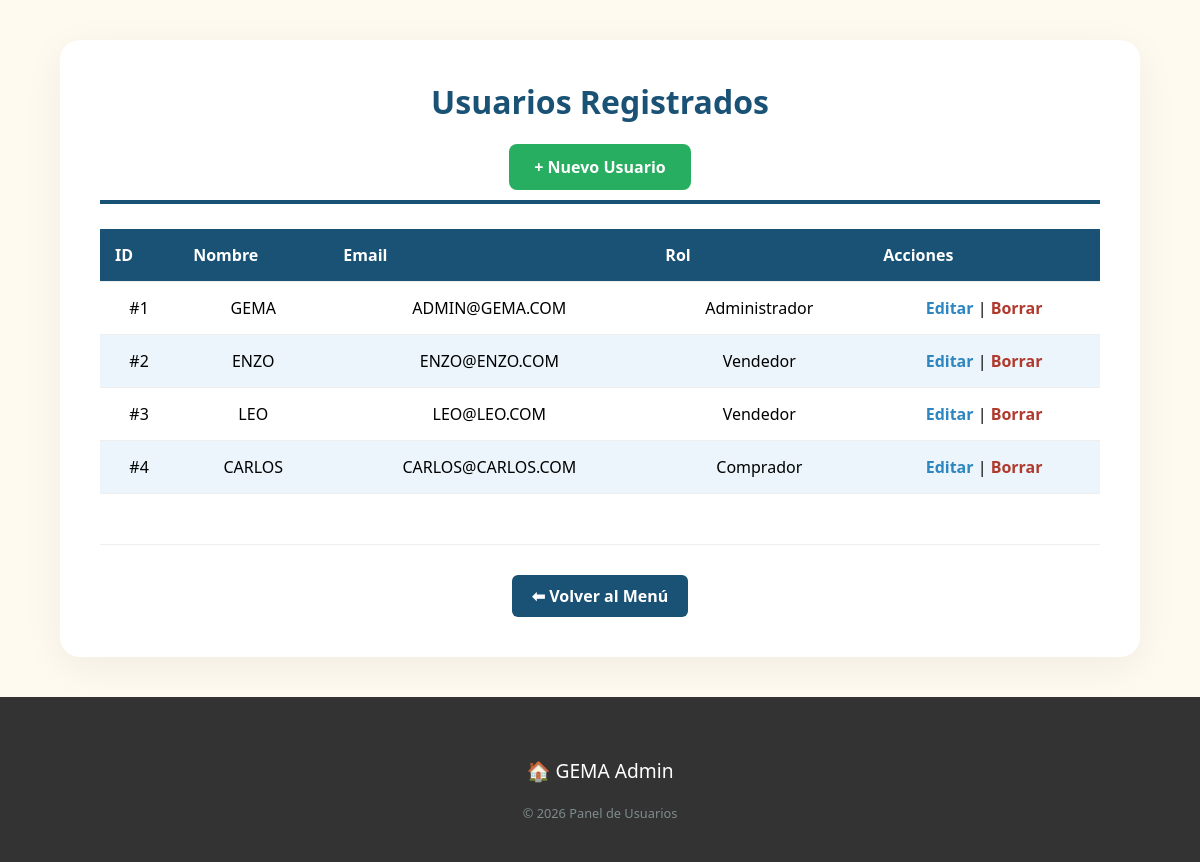
The app's page /administrador/usuarios/listar.php (signed in) with its own data.
### tables this page shows
CREATE TABLE `usuario` (
  `usuario_id` int(11) NOT NULL,
  `nombres` varchar(35) NOT NULL,
  `correo` varchar(100) NOT NULL,
  `clave` varchar(80) NOT NULL,
  `tipo_usuario` varchar(20) DEFAULT NULL
);

### administrador/usuarios/listar.php (the view, shortened to what this page needs)
<?php
require_once "../../config/conexion.php";
$res = mysqli_query($conn, "SELECT * FROM usuario");
$usuarios = mysqli_fetch_all($res, MYSQLI_ASSOC);
?>
<!DOCTYPE html>
<html lang="es">
<head>
    <link rel="stylesheet" href="../../css/estilos.css">
    <link rel="stylesheet" href="../../css/admin.css">
</head>
<body>
    <div class="caja-principal" style="max-width: 1000px;">
        <div class="admin-header">
            <h1 style="color: #1a5276;">Usuarios Registrados</h1>
            <a href="alta.php" class="boton-gema" style="background:#27ae60; width:auto;">+ Nuevo Usuario</a>
        </div>
        <table class="tabla-personalizada tabla-admin">
            <thead>
                <tr>
                    <th>ID</th>
                    <th>Nombre</th>
                    <th>Email</th>
                    <th>Rol</th>
                    <th>Acciones</th>
                </tr>
            </thead>
            <tbody>
                <?php foreach($usuarios as $u): ?>
                <tr>
                    <td>#<?php echo $u['usuario_id']; ?></td>
                    <td><?php echo htmlspecialchars($u['nombres']); ?></td>
                    <td><?php echo htmlspecialchars($u['correo']); ?></td>
                    <td>
                        <span class="etiqueta-rol rol-<?php echo $u['tipo_usuario']; ?>">
                            <?php echo ucfirst($u['tipo_usuario']); ?>
                        </span>
                    </td>
                    <td>
                        <a href="modificar.php?id=<?php echo $u['usuario_id']; ?>" class="enlace-editar">Editar</a>
                        |
                        <a href="baja.php?id=<?php echo $u['usuario_id']; ?>" class="enlace-borrar"
                            onclick="return confirm('¿Estás seguro de eliminar al usuario <?php echo $u['nombres']; ?>?')">Borrar</a>
                    </td>
                </tr>
                <?php endforeach; ?>
            </tbody>
        </table>
        <div class="separador-footer">
            <a href="../menu.php" class="boton-admin" style="text-decoration:none; display:inline-block; width:auto;">
                ⬅ Volver al Menú
            </a>
        </div>
    </div>
    <footer class="footer-gema">
        <p class="footer-logo">🏠 GEMA Admin</p>
        <div class="footer-copyright">&copy; <?php echo date('Y'); ?> Panel de Usuarios</div>
    </footer>
</body>
</html>

### css/estilos.css (style rules this page uses)
body { background-color: #fffaf0; margin: 0; font-family: 'Segoe UI', Tahoma, Geneva, Verdana, sans-serif; display: flex; flex-direction: column; min-height: 100vh; }
h1, h2, h3 { margin-top: 0; }
.caja-principal { background: white; padding: 40px; border-radius: 20px; box-shadow: 0 10px 40px rgba(0,0,0,0.06); max-width: 800px; width: 90%; margin: 40px auto; text-align: center; }
.boton-gema { background-color: #b03a2e; color: white !important; padding: 12px 25px; border-radius: 8px; text-decoration: none; display: inline-block; font-weight: bold; border: none; cursor: pointer; transition: background-color 0.3s, transform 0.2s; }
.separador-footer { margin-top: 50px; border-top: 1px solid #eee; padding-top: 30px; width: 100%; }
.footer-gema { background-color: #333; color: white; text-align: center; padding: 40px 20px; margin-top: auto; }
.tabla-personalizada { width: 100%; border-collapse: collapse; margin: 25px 0; background-color: white; }
.tabla-personalizada thead tr { background-color: #b03a2e; color: white; text-align: left; }
.tabla-personalizada th, .tabla-personalizada td { padding: 15px; border-bottom: 1px solid #eee; }
.tabla-personalizada tbody tr:nth-child(even) { background-color: #fff9f2; }
.enlace-editar { color: #2e86c1; font-weight: bold; text-decoration: none; transition: 0.3s; }
.enlace-borrar { color: #b03a2e; font-weight: bold; text-decoration: none; transition: 0.3s; }
.boton-admin { background-color: #1a5276 !important; color: white !important; transition: background-color 0.3s ease; }
.admin-header { border-bottom: 4px solid #1a5276; margin-bottom: 25px; padding-bottom: 10px; }
.footer-logo { font-size: 1.2rem; margin-bottom: 10px; }
.footer-copyright { margin-top: 20px; font-size: 0.8rem; color: #7f8c8d; }

### css/admin.css (style rules this page uses)
.admin-header { border-bottom: 4px solid #1a5276; margin-bottom: 25px; padding-bottom: 10px; }
.boton-admin { background-color: #1a5276 !important; color: white !important; padding: 10px 20px; border-radius: 6px; font-weight: bold; transition: background-color 0.3s ease; }
.tabla-admin thead tr { background-color: #1a5276 !important; color: white; }
.tabla-admin tbody tr:nth-child(even) { background-color: #ebf5fb; }

### records on screen
usuario: usuario_id "1", nombres "GEMA", correo "ADMIN@GEMA.COM", tipo_usuario "Administrador"
usuario: usuario_id "2", nombres "ENZO", correo "ENZO@ENZO.COM", tipo_usuario "Vendedor"
usuario: usuario_id "3", nombres "LEO", correo "LEO@LEO.COM", tipo_usuario "Vendedor"
usuario: usuario_id "4", nombres "CARLOS", correo "CARLOS@CARLOS.COM", tipo_usuario "Comprador"
